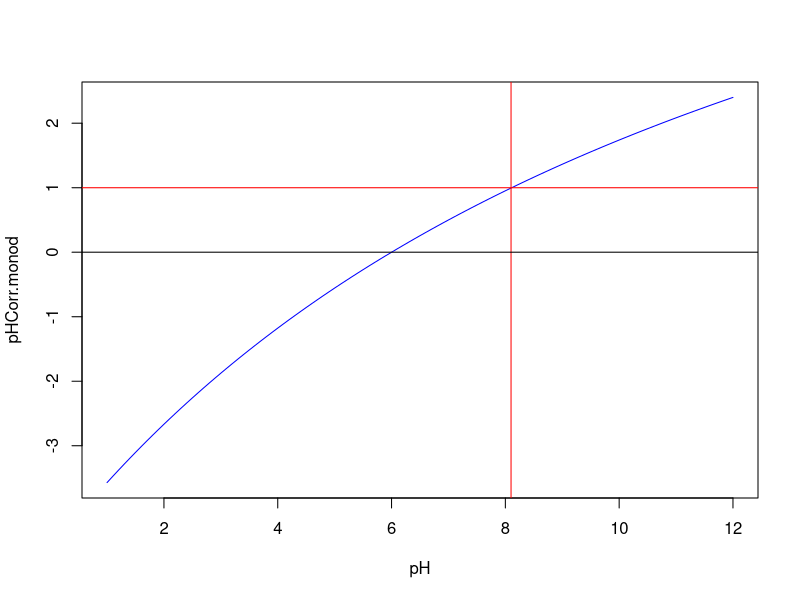
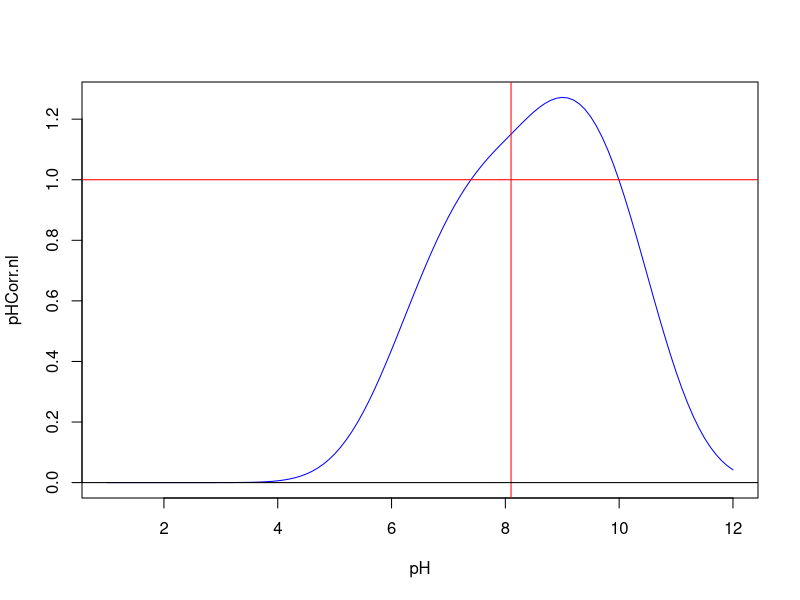
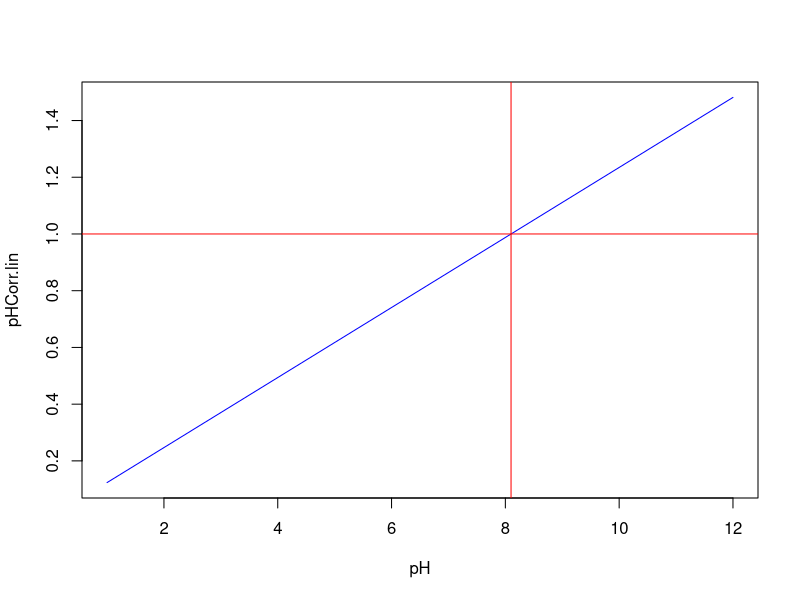
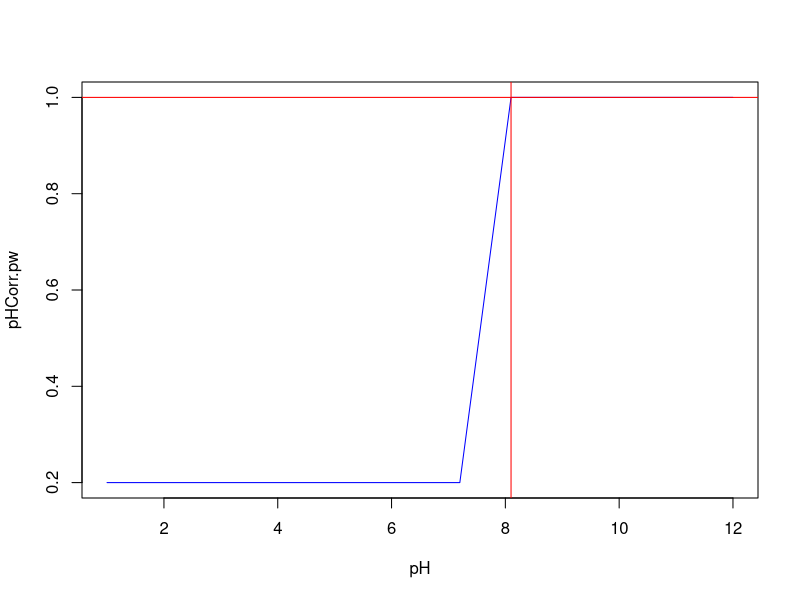
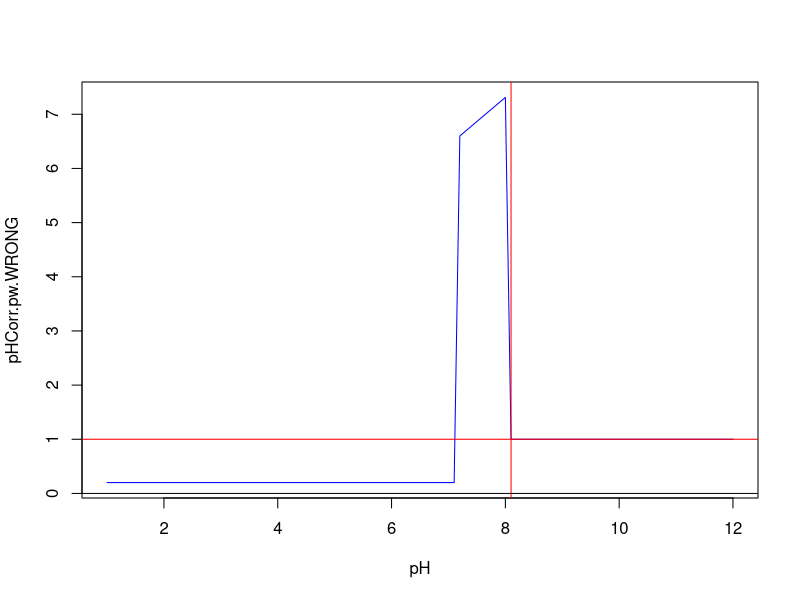
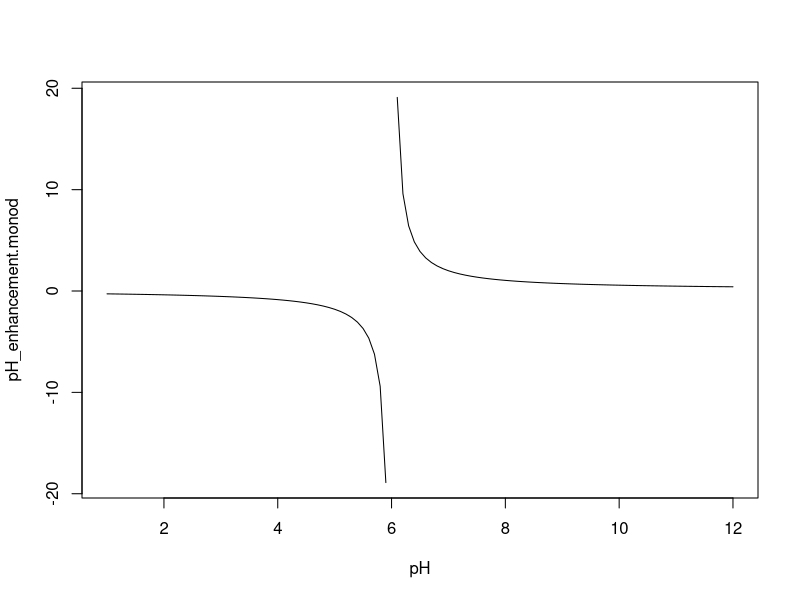
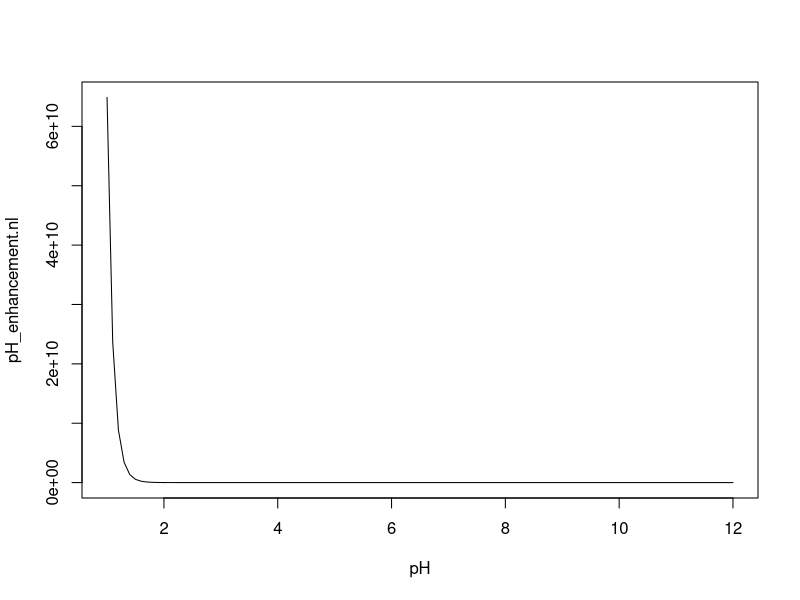
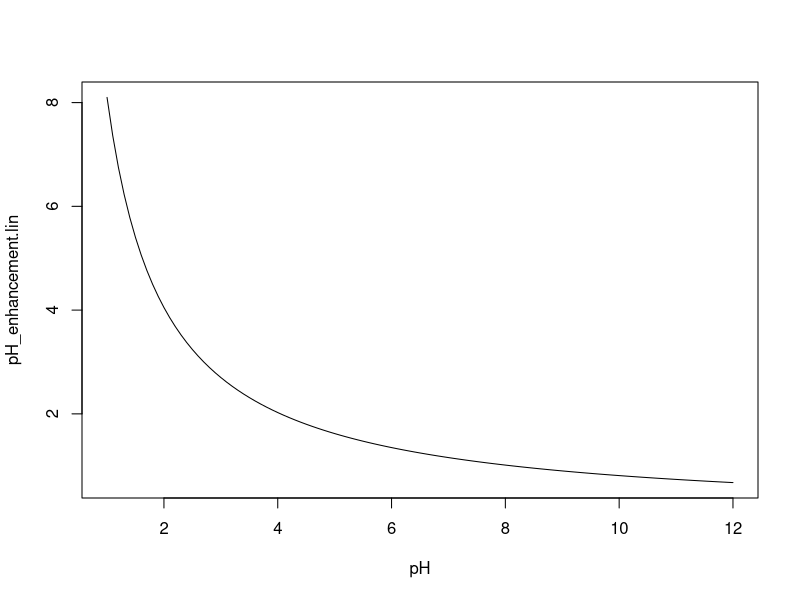

Write the R code that produced these figures, in order.
# calculate pHCorr according to the selected method
# playground

# monod

pH <- seq(1,12,0.1)

pH_const_A.monod <- 6 # this is meant as minimum value under which the process does not happen
pH_const_B.monod <- 10
KN_pH <- 25

pHCorr.monod <- pH_const_B.monod * (pH-pH_const_A.monod)/((KN_pH - pH_const_A.monod)+(pH - pH_const_A.monod))

plot(pH, pHCorr.monod, type = "l", col = "blue")
abline(v = 8.1, col = "red")
abline(h = 1, col = "red")
abline(h = 0)

# non-linear NOTE: ph_const_A and pH_const_B do not seem to mean the same across all methods

pH_const_A.nl <- 1.0
pH_const_B.nl <- 1.18
pH_correction <- 15
opt_pH <- 8.1

step1 <- log10(2) * pH_const_A.nl * pH_const_B.nl^pH 
step2 <- exp(-1.0 * (abs(pH - opt_pH)^3.0) / pH_correction)
pHCorr.nl = step1 * step2

plot(pH, pHCorr.nl, type = "l", col = "blue")
abline(v = 8.1, col = "red")
abline(h = 1, col = "red")
abline(h = 0)

# linear

pH_const_A.lin <- 0
pH_const_B.lin <- 0.1234568 # 1/8.1

pHCorr.lin <- pH_const_A.lin + pH_const_B.lin * pH

plot(pH, pHCorr.lin, type = "l", col = "blue")
abline(v = 8.1, col = "red")
abline(h = 1, col = "red")
abline(h = 0)

# piece-wise (need to check this as the equation seems off)

pH_const_A.pw <- 0.2
pH_const_B.pw <- 1
pHmin <- 7.2
pHmax <- 8.1

pHCorr.pw <- rep(NA, length(pH))

for (i in 1:length(pH)) {
  if (pH[i] < pHmin) {
    pHCorr.pw[i] <- pH_const_A.pw
  } else if (pH[i] > pHmax) {
    pHCorr.pw[i] <- pH_const_B.pw
  } else {
    pHCorr.pw[i] <- pH_const_A.pw + ((pH[i]-pHmin)/(pHmax-pHmin)*(pH_const_B.pw - pH_const_A.pw))
  }
}

plot(pH, pHCorr.pw, type = "l", col = "blue")
abline(v = 8.1, col = "red")
abline(h = 1, col = "red")
abline(h = 0)

##################################

# test it as implemented in Atlantis at the moment and have it fixed if need be


pHCorr.pw.WRONG <- rep(NA, length(pH))

for (i in 1:length(pH)) {
  if (pH[i] < pHmin) {
    pHCorr.pw.WRONG[i] <- pH_const_A.pw
  } else if (pH[i] > pHmax) {
    pHCorr.pw.WRONG[i] <- pH_const_B.pw
  } else {
    pHCorr.pw.WRONG[i] <- pH_const_A.pw + pH[i] * (pH_const_B.pw - pH_const_A.pw) / (pHmax - pHmin) # either I interpret this wrong or there is something off
  }
}

plot(pH, pHCorr.pw.WRONG, type = "l", col = "blue")
abline(v = 8.1, col = "red")
abline(h = 1, col = "red")
abline(h = 0)


##################################

# sponge photosynthesis enhancer (facultative)
# negative relationship with pH_corr

pH_enhancement.monod <- 1 / pHCorr.monod
pH_enhancement.nl <- 1 / pHCorr.nl
pH_enhancement.lin <- 1 / pHCorr.lin
pH_enhancement.pw <- 1 / pHCorr.pw


plot(pH, pH_enhancement.monod, type = "l")
plot(pH, pH_enhancement.nl, type = "l")
plot(pH, pH_enhancement.lin, type = "l")
plot(pH, pH_enhancement.pw, type = "l")

# working on piecewise, for example

bioerosion_enhancer <- pH_enhancement.pw

plot(pHCorr.pw, bioerosion_enhancer)
plot(pH, pHCorr.pw)

plot(pH, bioerosion_enhancer)
abline(v = 7.6)

df <- data.frame(pH, bioerosion_enhancer)
df




